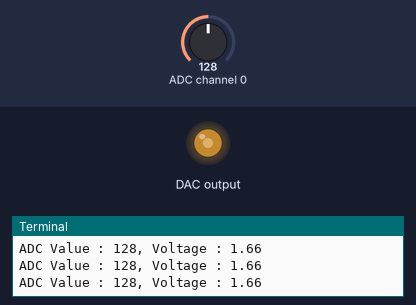
Bench run of a program on a simulated Raspberry Pi (BCM pin numbers). Parts: output pins drawn as LEDs (lit = HIGH), the last lines printed to the terminal. The test bench sets the inputs (shaded band); at power-on: ADC channel 0 = 128 (analog values on the 0–255 scale).

Above: at 1.2 s.
1.3 s: ADC channel 0 set to 178
At 2.1 s:
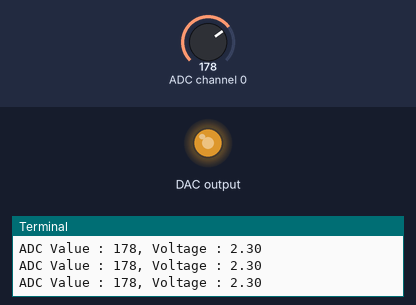
2.8 s: ADC channel 0 set to 224
At 3.3 s:
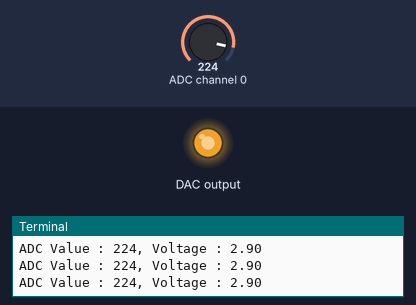
4.3 s: ADC channel 0 set to 30
At 5.5 s:
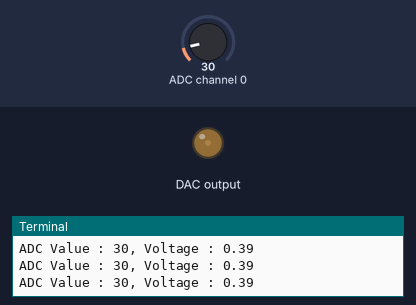
5.8 s: ADC channel 0 set to 0
At 6.7 s:
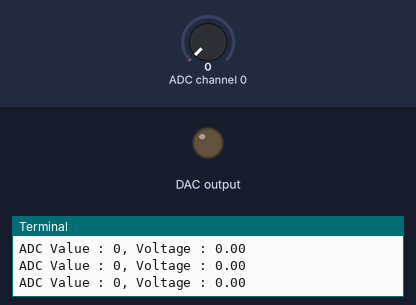
Timing chart, 0 to 8.3 s (numbered marks = the images above; inputs shaded):
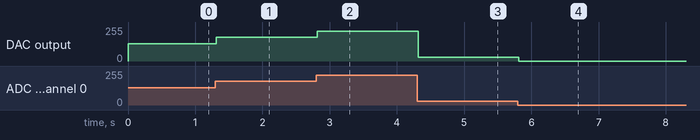

Measured:
- after the input at 1.3 s, DAC output: 128/255 → 178/255 at once
- after the input at 2.8 s, DAC output: 178/255 → 224/255 at once
- after the input at 4.3 s, DAC output: 224/255 → 30/255 at once
- after the input at 5.8 s, DAC output: 30/255 → 0/255 at once

The program:

ADC.py
```python
#!/usr/bin/env python3
#############################################################################
# Filename    : ADC.py
# Description : ADC and DAC
# Author      : freenove
# modification: 2018/09/15
########################################################################
import smbus
import time

address = 0x48	#default address of PCF8591
bus=smbus.SMBus(1)
cmd=0x40		#command

def analogRead(chn):#read ADC value,chn:0,1,2,3
	value = bus.read_byte_data(address,cmd+chn)
	return value

def analogWrite(value):#write DAC value
	bus.write_byte_data(address,cmd,value)

def loop():
	while True:
		value = analogRead(0)	#read the ADC value of channel 0
		analogWrite(value)		#write the DAC value
		voltage = value / 255.0 * 3.3  #calculate the voltage value
		print ('ADC Value : %d, Voltage : %.2f'%(value,voltage))
		time.sleep(0.01)

def destroy():
	bus.close()

if __name__ == '__main__':
	print ('Program is starting ... ')
	try:
		loop()
	except KeyboardInterrupt:
		destroy()
```
